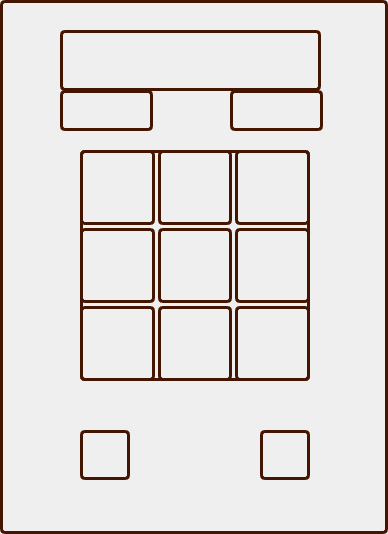
<?xml version="1.0" encoding="UTF-8"?>
<ui version="4.0">
 <class>GameplayWindow</class>
 <widget class="QDialog" name="GameplayWindow">
  <property name="geometry">
   <rect>
    <x>0</x>
    <y>0</y>
    <width>388</width>
    <height>534</height>
   </rect>
  </property>
  <property name="windowTitle">
   <string>Dialog</string>
  </property>
  <property name="windowIcon">
   <iconset resource="resources.qrc">
    <normaloff>:/resources/resources/tic-tac-toe (1).png</normaloff>:/resources/resources/tic-tac-toe (1).png</iconset>
  </property>
  <property name="styleSheet">
   <string notr="true">background-image: url(:/resources/resources/back.png);
border-radius: 5px;
border: 3px solid #441501;</string>
  </property>
  <widget class="QWidget" name="gridLayoutWidget">
   <property name="geometry">
    <rect>
     <x>80</x>
     <y>150</y>
     <width>230</width>
     <height>231</height>
    </rect>
   </property>
   <layout class="QGridLayout" name="gridLayout">
    <property name="spacing">
     <number>3</number>
    </property>
    <item row="2" column="0">
     <widget class="QPushButton" name="pushButton_7">
      <property name="sizePolicy">
       <sizepolicy hsizetype="Minimum" vsizetype="Minimum">
        <horstretch>70</horstretch>
        <verstretch>70</verstretch>
       </sizepolicy>
      </property>
      <property name="styleSheet">
       <string notr="true">background-image: url(:/resources/resources/button.png);</string>
      </property>
      <property name="text">
       <string/>
      </property>
      <property name="iconSize">
       <size>
        <width>50</width>
        <height>50</height>
       </size>
      </property>
     </widget>
    </item>
    <item row="0" column="1">
     <widget class="QPushButton" name="pushButton_2">
      <property name="sizePolicy">
       <sizepolicy hsizetype="Minimum" vsizetype="Minimum">
        <horstretch>70</horstretch>
        <verstretch>70</verstretch>
       </sizepolicy>
      </property>
      <property name="minimumSize">
       <size>
        <width>70</width>
        <height>70</height>
       </size>
      </property>
      <property name="styleSheet">
       <string notr="true">background-image: url(:/resources/resources/button.png);</string>
      </property>
      <property name="text">
       <string/>
      </property>
      <property name="iconSize">
       <size>
        <width>50</width>
        <height>50</height>
       </size>
      </property>
     </widget>
    </item>
    <item row="0" column="2">
     <widget class="QPushButton" name="pushButton_3">
      <property name="sizePolicy">
       <sizepolicy hsizetype="Minimum" vsizetype="Minimum">
        <horstretch>70</horstretch>
        <verstretch>70</verstretch>
       </sizepolicy>
      </property>
      <property name="styleSheet">
       <string notr="true">background-image: url(:/resources/resources/button.png);</string>
      </property>
      <property name="text">
       <string/>
      </property>
      <property name="iconSize">
       <size>
        <width>50</width>
        <height>50</height>
       </size>
      </property>
     </widget>
    </item>
    <item row="2" column="1">
     <widget class="QPushButton" name="pushButton_8">
      <property name="sizePolicy">
       <sizepolicy hsizetype="Minimum" vsizetype="Minimum">
        <horstretch>70</horstretch>
        <verstretch>70</verstretch>
       </sizepolicy>
      </property>
      <property name="styleSheet">
       <string notr="true">background-image: url(:/resources/resources/button.png);</string>
      </property>
      <property name="text">
       <string/>
      </property>
      <property name="iconSize">
       <size>
        <width>50</width>
        <height>50</height>
       </size>
      </property>
     </widget>
    </item>
    <item row="1" column="1">
     <widget class="QPushButton" name="pushButton_5">
      <property name="sizePolicy">
       <sizepolicy hsizetype="Preferred" vsizetype="Minimum">
        <horstretch>70</horstretch>
        <verstretch>70</verstretch>
       </sizepolicy>
      </property>
      <property name="styleSheet">
       <string notr="true">background-image: url(:/resources/resources/button.png);</string>
      </property>
      <property name="text">
       <string/>
      </property>
      <property name="iconSize">
       <size>
        <width>50</width>
        <height>50</height>
       </size>
      </property>
     </widget>
    </item>
    <item row="0" column="0">
     <widget class="QPushButton" name="pushButton_1">
      <property name="sizePolicy">
       <sizepolicy hsizetype="Minimum" vsizetype="Minimum">
        <horstretch>70</horstretch>
        <verstretch>70</verstretch>
       </sizepolicy>
      </property>
      <property name="styleSheet">
       <string notr="true">background-image: url(:/resources/resources/button.png);</string>
      </property>
      <property name="text">
       <string/>
      </property>
      <property name="iconSize">
       <size>
        <width>50</width>
        <height>50</height>
       </size>
      </property>
      <property name="checkable">
       <bool>false</bool>
      </property>
      <property name="checked">
       <bool>false</bool>
      </property>
     </widget>
    </item>
    <item row="1" column="2">
     <widget class="QPushButton" name="pushButton_6">
      <property name="sizePolicy">
       <sizepolicy hsizetype="Minimum" vsizetype="Minimum">
        <horstretch>70</horstretch>
        <verstretch>70</verstretch>
       </sizepolicy>
      </property>
      <property name="styleSheet">
       <string notr="true">background-image: url(:/resources/resources/button.png);</string>
      </property>
      <property name="text">
       <string/>
      </property>
      <property name="iconSize">
       <size>
        <width>50</width>
        <height>50</height>
       </size>
      </property>
     </widget>
    </item>
    <item row="2" column="2">
     <widget class="QPushButton" name="pushButton_9">
      <property name="sizePolicy">
       <sizepolicy hsizetype="Minimum" vsizetype="Minimum">
        <horstretch>70</horstretch>
        <verstretch>70</verstretch>
       </sizepolicy>
      </property>
      <property name="styleSheet">
       <string notr="true">background-image: url(:/resources/resources/button.png);</string>
      </property>
      <property name="text">
       <string/>
      </property>
      <property name="iconSize">
       <size>
        <width>50</width>
        <height>50</height>
       </size>
      </property>
     </widget>
    </item>
    <item row="1" column="0">
     <widget class="QPushButton" name="pushButton_4">
      <property name="sizePolicy">
       <sizepolicy hsizetype="Minimum" vsizetype="Minimum">
        <horstretch>70</horstretch>
        <verstretch>70</verstretch>
       </sizepolicy>
      </property>
      <property name="styleSheet">
       <string notr="true">background-image: url(:/resources/resources/button.png);</string>
      </property>
      <property name="text">
       <string/>
      </property>
      <property name="iconSize">
       <size>
        <width>50</width>
        <height>50</height>
       </size>
      </property>
     </widget>
    </item>
   </layout>
  </widget>
  <widget class="QLabel" name="playConsole">
   <property name="geometry">
    <rect>
     <x>60</x>
     <y>30</y>
     <width>261</width>
     <height>61</height>
    </rect>
   </property>
   <property name="font">
    <font>
     <family>Source Code Pro</family>
     <pointsize>12</pointsize>
     <weight>75</weight>
     <bold>true</bold>
    </font>
   </property>
   <property name="styleSheet">
    <string notr="true">background-image: url(:/resources/resources/button.png);</string>
   </property>
   <property name="text">
    <string/>
   </property>
  </widget>
  <widget class="QPushButton" name="crossSign">
   <property name="geometry">
    <rect>
     <x>60</x>
     <y>90</y>
     <width>93</width>
     <height>41</height>
    </rect>
   </property>
   <property name="styleSheet">
    <string notr="true">background-image: url(:/resources/resources/button.png);
image: url(:/resources/resources/cross.ico);</string>
   </property>
   <property name="text">
    <string/>
   </property>
  </widget>
  <widget class="QPushButton" name="zerosSign">
   <property name="geometry">
    <rect>
     <x>230</x>
     <y>90</y>
     <width>93</width>
     <height>41</height>
    </rect>
   </property>
   <property name="styleSheet">
    <string notr="true">background-image: url(:/resources/resources/button.png);
image: url(:/resources/resources/zero.ico);</string>
   </property>
   <property name="text">
    <string/>
   </property>
  </widget>
  <widget class="QPushButton" name="exit">
   <property name="geometry">
    <rect>
     <x>260</x>
     <y>430</y>
     <width>50</width>
     <height>50</height>
    </rect>
   </property>
   <property name="styleSheet">
    <string notr="true">background-image: url(:/resources/resources/button.png);
image: url(:/resources/resources/exit.png);
</string>
   </property>
   <property name="text">
    <string/>
   </property>
  </widget>
  <widget class="QPushButton" name="toMenu">
   <property name="geometry">
    <rect>
     <x>80</x>
     <y>430</y>
     <width>50</width>
     <height>50</height>
    </rect>
   </property>
   <property name="styleSheet">
    <string notr="true">background-image: url(:/resources/resources/button.png);
image: url(:/resources/resources/menu .png);</string>
   </property>
   <property name="text">
    <string/>
   </property>
  </widget>
 </widget>
 <resources>
  <include location="resources.qrc"/>
 </resources>
 <connections/>
</ui>
